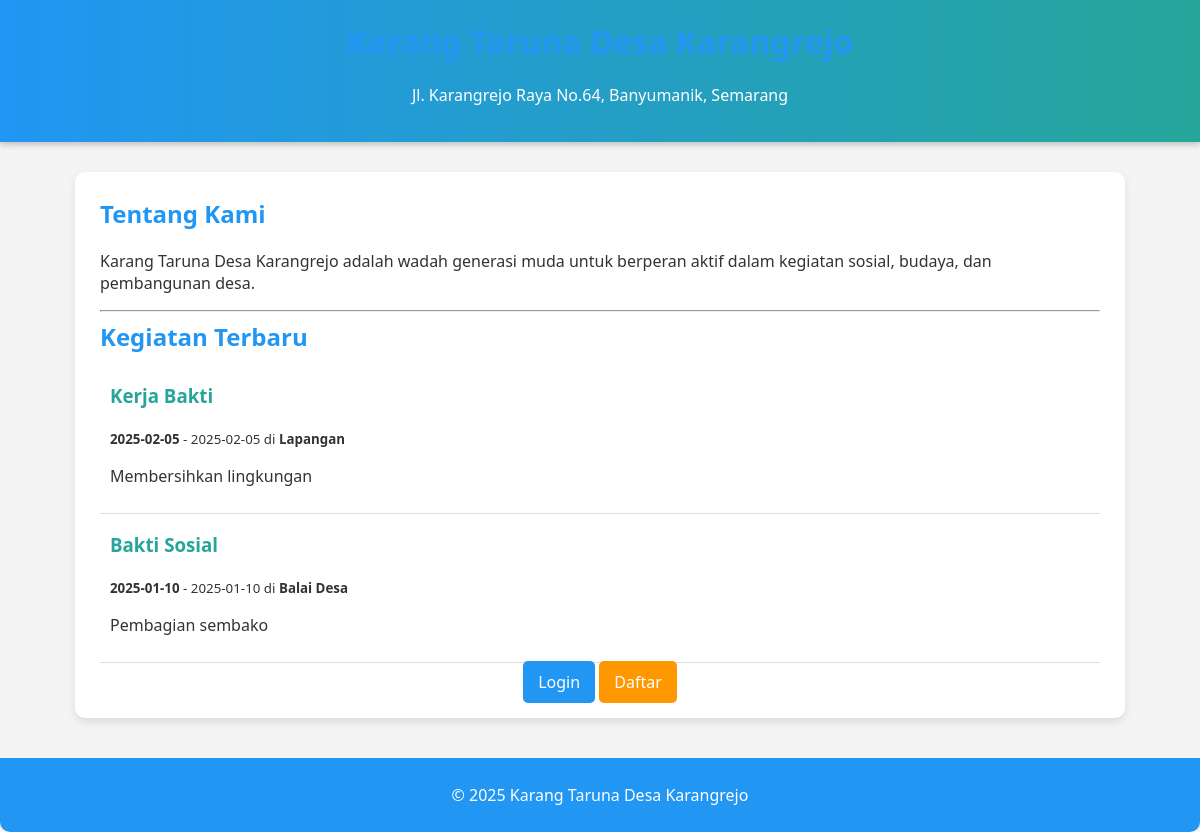
The page / on the database its author committed.
### tables this page shows
CREATE TABLE `kegiatan` (
  `id` int(11) NOT NULL,
  `nama_kegiatan` varchar(100) DEFAULT NULL,
  `tanggal_mulai` date DEFAULT NULL,
  `tanggal_selesai` date DEFAULT NULL,
  `tempat` varchar(100) DEFAULT NULL,
  `deskripsi` text DEFAULT NULL
);

### index.php (the view, shortened to what this page needs)
<!DOCTYPE html>
<html>
<head>
  <link rel="stylesheet" href="style.css">
</head>
<body>
<header>
  <h1>Karang Taruna Desa Karangrejo</h1>
  <p>Jl. Karangrejo Raya No.64, Banyumanik, Semarang</p>
</header>
<div class="container">
  <h2>Tentang Kami</h2>
  <p>
    Karang Taruna Desa Karangrejo adalah wadah generasi muda untuk berperan aktif
    dalam kegiatan sosial, budaya, dan pembangunan desa.
  </p>
  <hr>
  <h2>Kegiatan Terbaru</h2>
  <?php
  $query = mysqli_query($koneksi, "SELECT * FROM kegiatan ORDER BY tanggal_mulai DESC LIMIT 3");
  while ($data = mysqli_fetch_array($query)) {
    echo "<div style='padding:10px;border-bottom:1px solid #ddd;margin-bottom:8px'>
            <h3 style='color:#26a69a'>$data[nama_kegiatan]</h3>
            <small><b>$data[tanggal_mulai]</b> - $data[tanggal_selesai] di <b>$data[tempat]</b></small>
            <p>$data[deskripsi]</p>
          </div>";
  }
  ?>
  <center>
    <a href="login.php" class="btn">Login</a>
    <a href="register.php" class="btn" style="background:var(--oranye)">Daftar</a>
  </center>
</div>
<div class="footer">
  <p>&copy; 2025 Karang Taruna Desa Karangrejo</p>
</div>
</body>
</html>

### style.css (style rules this page uses)
:root { --biru: #2196f3; --tosca: #26a69a; --oranye: #ff9800; --putih: #ffffff; --abu: #f4f4f4; --gelap: #333; }
body { font-family: "Segoe UI", Arial, sans-serif; background: var(--abu); color: var(--gelap); margin: 0; padding: 0; }
header { background: linear-gradient(90deg, var(--biru), var(--tosca)); color: var(--putih); text-align: center; padding: 20px 0; box-shadow: 0 3px 6px rgba(0, 0, 0, 0.2); }
.container { width: 90%; max-width: 1000px; margin: 30px auto; background: var(--putih); padding: 25px; border-radius: 10px; box-shadow: 0 4px 8px rgba(0, 0, 0, 0.1); }
h1, h2, h3 { color: var(--biru); margin-top: 0; }
a { color: var(--biru); text-decoration: none; transition: 0.2s; }
button, .btn { background: var(--biru); color: white; padding: 10px 15px; border: none; border-radius: 5px; cursor: pointer; transition: 0.2s; }
.footer { text-align: center; padding: 10px; margin-top: 40px; background: var(--biru); color: white; border-radius: 0 0 10px 10px; }

### rows shown on the page
kegiatan: nama_kegiatan "Kerja Bakti", tanggal_mulai "2025-02-05", tanggal_selesai "2025-02-05", tempat "Lapangan", deskripsi "Membersihkan lingkungan"
kegiatan: nama_kegiatan "Bakti Sosial", tanggal_mulai "2025-01-10", tanggal_selesai "2025-01-10", tempat "Balai Desa", deskripsi "Pembagian sembako"
